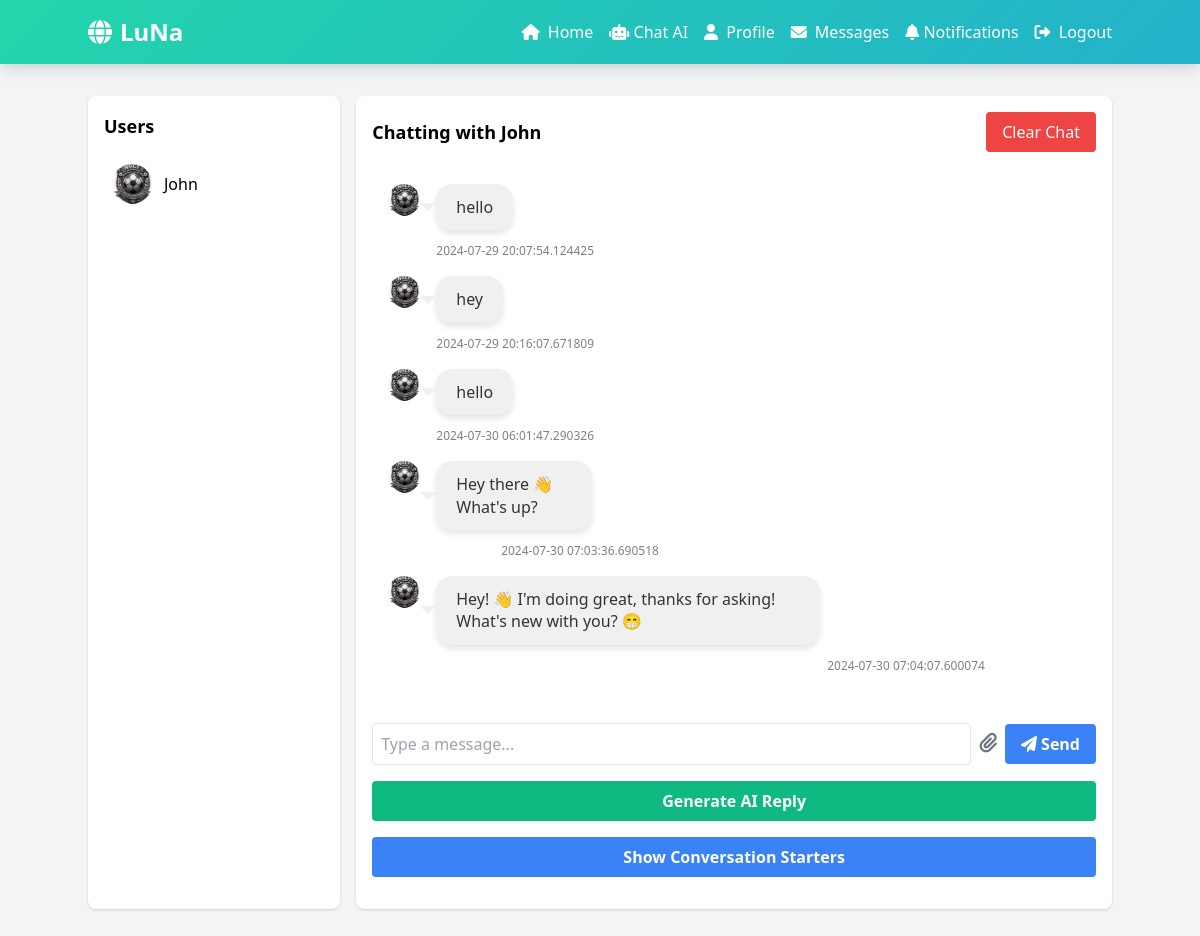
Page /messages/ (signed in) on the earlier database version.
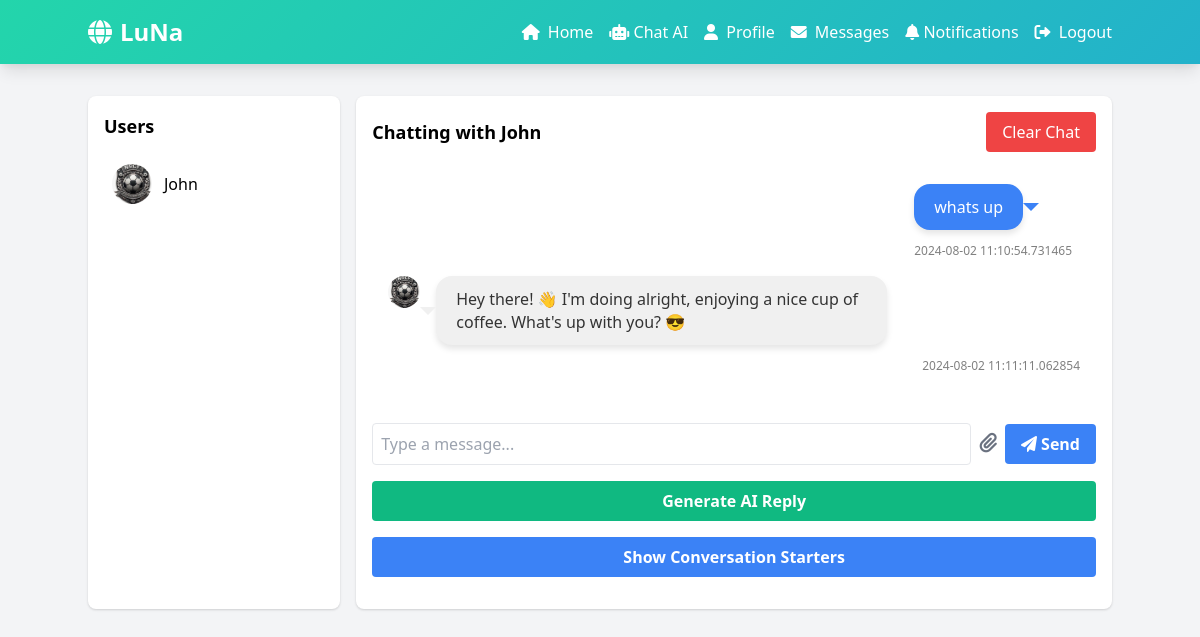
Same page on the later database version.
### models.py (models this page shows, shortened)
class User(UserMixin, db.Model):  # Ensure UserMixin is extended
    id = db.Column(db.Integer, primary_key=True)
    username = db.Column(db.String(80), unique=True, nullable=False, index=True)
    email = db.Column(db.String(120), unique=True, nullable=False, index=True)
    password_hash = db.Column(db.String(128), nullable=False)
    profile_picture = db.Column(db.String(120), default='default.jpg')
    bio = db.Column(db.Text)
    date_joined = db.Column(db.DateTime, default=lambda: datetime.now(pytz.timezone('Africa/Nairobi')))
    posts = db.relationship('Post', backref='author', lazy='dynamic', cascade="all, delete-orphan")
    comments = db.relationship('Comment', backref='author', lazy='dynamic', cascade="all, delete-orphan")
    followed = db.relationship(
        'User',
        secondary=followers,
        primaryjoin=id == followers.c.follower_id,
        secondaryjoin=id == followers.c.followed_id,
        backref=db.backref('followers', lazy='dynamic'),
        lazy='dynamic'
    )

class Message(db.Model):
    id = db.Column(db.Integer, primary_key=True)
    sender_id = db.Column(db.Integer, db.ForeignKey('user.id'), nullable=False)
    recipient_id = db.Column(db.Integer, db.ForeignKey('user.id'), nullable=False)
    content = db.Column(db.Text, nullable=False)
    media_url = db.Column(db.String, nullable=True)
    timestamp = db.Column(db.DateTime, default=datetime.utcnow)
    sender = db.relationship('User', foreign_keys=[sender_id], backref='sent_messages')
    recipient = db.relationship('User', foreign_keys=[recipient_id], backref='received_messages')

### app.py (the view)
@app.route('/messages/', defaults={'recipient_id': None})
@app.route('/messages/<int:recipient_id>')
@login_required
def messages(recipient_id):
    available_users = get_available_users()
    if recipient_id is None and available_users:
        recipient_id = available_users[0]['id']
    recipient = User.query.get(recipient_id) if recipient_id else None
    messages = get_messages(current_user.id, recipient_id) if recipient_id else []
    starters = get_conversation_starters(current_user.id, recipient_id) if recipient_id else []
    return render_template('messages.html',
                           messages=messages,
                           starters=starters,
                           recipient=recipient,
                           available_users=available_users,
                           current_user=current_user)

### app.py (called while the page is built)
@login_manager.user_loader
def load_user(user_id):
    return User.query.get(int(user_id))

@app.before_request
def make_session_permanent():
    session.permanent = True
    app.permanent_session_lifetime = timedelta(days=30)

def get_messages(current_user_id, recipient_id, page=1, per_page=20):
    messages = db.session.query(Message, User).join(User, Message.sender_id == User.id).filter(
        or_(
            (Message.sender_id == current_user_id) & (Message.recipient_id == recipient_id),
            (Message.sender_id == recipient_id) & (Message.recipient_id == current_user_id)
        )
    ).order_by(Message.timestamp.asc()).paginate(page=page, per_page=per_page, error_out=False)
    return messages.items

def get_available_users():
    users = User.query.filter(User.id != current_user.id).all()
    return [{'id': user.id, 'username': user.username, 'profile_picture': user.profile_picture} for user in users]

@app.before_request
def make_session_permanent():
    session.permanent = True
    app.permanent_session_lifetime = timedelta(days=30)

### templates/messages.html (shortened to what the changed rows need)
<!DOCTYPE html>
<html lang="en">
<head>
    <link href="https://cdn.jsdelivr.net/npm/tailwindcss@2.2.19/dist/tailwind.min.css" rel="stylesheet">
    <link rel="stylesheet" href="https://cdnjs.cloudflare.com/ajax/libs/font-awesome/6.0.0-beta3/css/all.min.css">
</head>
<body class="bg-gray-100">
    <div class="container mx-auto py-8">
        <div class="flex flex-col md:flex-row">
            <div class="w-full md:w-1/4 bg-white p-4 rounded-lg shadow mb-4 md:mb-0">
                <h2 class="text-lg font-bold mb-4">Users</h2>
                {% for user in available_users %}
                <a href="{{ url_for('messages', recipient_id=user.id) }}" class="user-link flex items-center p-2 rounded-lg hover:bg-gray-200" data-user-id="{{ user.id }}">
                    <img src="{{ url_for('static', filename='uploads/' + user.profile_picture) }}" alt="{{ user.username }}" class="w-10 h-10 rounded-full">
                    <span class="ml-3">{{ user.username }}</span>
                </a>
                {% endfor %}
            </div>
            <div class="w-full md:w-3/4 bg-white p-4 rounded-lg shadow ml-0 md:ml-4 flex flex-col">
                {% if recipient %}
                    <div class="flex justify-between items-center mb-4">
                        <h2 class="text-lg font-bold">Chatting with {{ recipient.username }}</h2>
                        <button id="clear-chat" class="bg-red-500 text-white px-4 py-2 rounded">Clear Chat</button>
                    </div>
                    <div id="messages" class="flex-1 overflow-y-auto mb-4 p-4">
                        {% for message, sender in messages %}
                            <div class="flex items-start mb-4 {{ 'justify-end' if message.sender_id == current_user.id else '' }}">
                                {% if message.sender_id != current_user.id %}
                                    <img src="{{ sender.profile_picture }}" alt="{{ sender.username }}" class="w-8 h-8 rounded-full mr-2">
                                {% endif %}
                                <div class="{{ 'ml-2' if message.sender_id != current_user.id else 'mr-2' }}">
                                    <div class="chat-bubble {{ 'right' if message.sender_id == current_user.id else 'left' }}">
                                        <p>{{ message.content }}</p>
                                    </div>
                                    <span class="message-timestamp">{{ message.timestamp }}</span>
                                </div>
                            </div>
                        {% endfor %}
                    </div>
                    <form id="message-form" class="flex items-center">
                        <input type="text" id="message-input" name="content" placeholder="Type a message..." class="flex-1 mr-2 p-2 border rounded">
                        <label for="media" class="cursor-pointer mr-2">
                            <i class="fas fa-paperclip text-gray-500 text-xl"></i>
                        </label>
                        <button type="submit" id="send-button" class="bg-blue-500 hover:bg-blue-600 text-white font-bold py-2 px-4 rounded">
                            <i class="fas fa-paper-plane"></i> Send
                        </button>
                    </form>
                    <button id="ai-reply-btn" class="bg-green-500 hover:bg-green-600 text-white font-bold py-2 px-4 rounded mt-4">
                        Generate AI Reply
                    </button>
                    <button id="show-starters-btn" class="bg-blue-500 hover:bg-blue-600 text-white font-bold py-2 px-4 rounded mt-4 mb-4">
                        Show Conversation Starters
                    </button>
                {% else %}
                    <p class="text-center text-gray-500">Select a user to start chatting.</p>
                {% endif %}
            </div>
        </div>
    </div>
    </body>
</html>

Differences in the rows shown:
removed Message: profile_picture (picture), content "hello", timestamp "2024-07-29 20:07:54.124425"
removed Message: profile_picture (picture), content "hey", timestamp "2024-07-29 20:16:07.671809"
removed Message: profile_picture (picture), content "hello", timestamp "2024-07-30 06:01:47.290326"
removed Message: profile_picture (picture), content "Hey there 👋 What's up?", timestamp "2024-07-30 07:03:36.690518"
removed Message: profile_picture (picture), content "Hey! 👋 I'm doing great, thanks for asking! What's new with you? 😁", timestamp "2024-07-30 07:04:07.600074"
added Message: content "whats up", timestamp "2024-08-02 11:10:54.731465"
added Message: profile_picture (picture), content "Hey there! 👋 I'm doing alright, enjoying a nice cup of coffee. What's up with you? 😎", timestamp "2024-08-02 11:11:11.062854"
